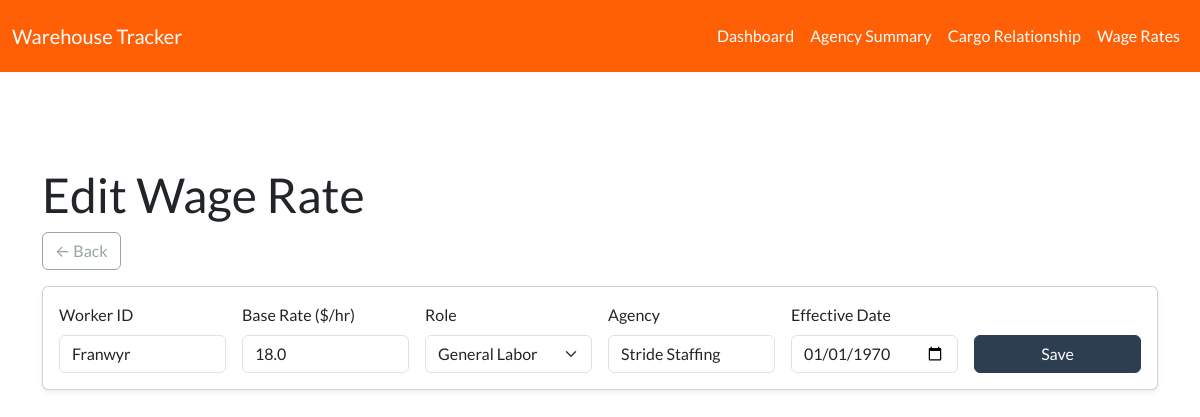
The app's page /wage_rates/edit/1?agency=&show_all=0, older data.
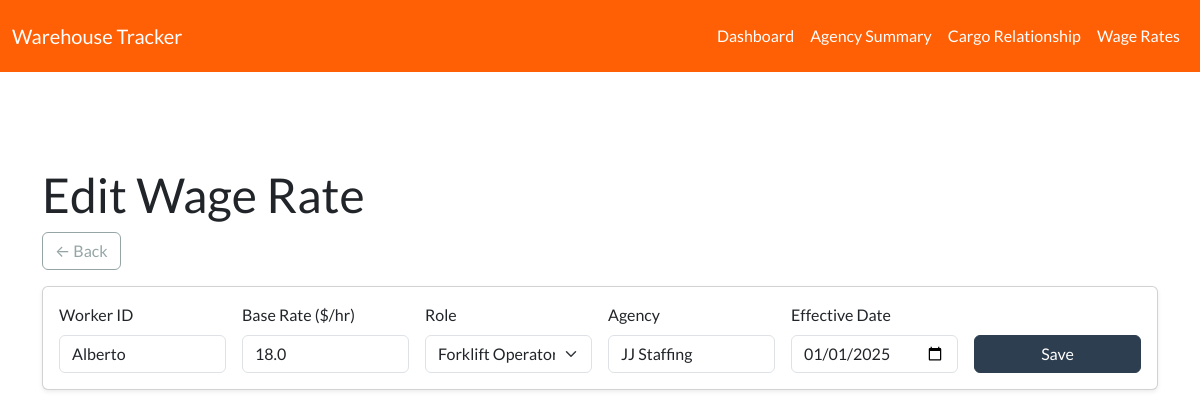
The same page, newer data.
### app/models.py (models this page shows, shortened)
class WageRate(db.Model):
    __tablename__ = 'wage_rate'
    id = db.Column(db.Integer, primary_key=True)
    worker_id = db.Column(db.String(64), nullable=False, index=True)
    base_rate = db.Column(db.Float, nullable=True)  # e.g., 16 or 18
    role = db.Column(db.String(64), nullable=True)   # e.g., 'general', 'forklift'
    agency = db.Column(db.String(128), nullable=True)
    markup = db.Column(db.Float, nullable=True)      # e.g., 0.25 for 25%
    effective_date = db.Column(db.Date, nullable=True)  # Now required

### app/routes/dashboard.py (the view, shortened to what this page needs)
@dashboard_bp.route('/wage_rates/edit/<int:wage_rate_id>', methods=['GET', 'POST'])
def edit_wage_rate(wage_rate_id):
    wage_rate = WageRate.query.get_or_404(wage_rate_id)
    show_all = request.args.get('show_all', '0')
    agency_filter = request.args.get('agency', '')
    return render_template('edit_wage_rate.html', wage_rate=wage_rate, agency=agency_filter, show_all=show_all)

### app/templates/edit_wage_rate.html (shortened to what this page needs)
{% extends "layout.html" %}
{% block content %}
<h1>Edit Wage Rate</h1>
<a class="btn btn-outline-secondary mb-3" href="{{ url_for('dashboard.wage_rates') }}">← Back</a>
<div class="card">
  <div class="card-body">
    <form method="post" class="row g-3 align-items-end">
      <div class="col-md-2">
        <label class="form-label">Worker ID</label>
        <input name="worker_id" class="form-control" value="{{ wage_rate.worker_id }}" required />
      </div>
      <div class="col-md-2">
        <label class="form-label">Base Rate ($/hr)</label>
        <input name="base_rate" type="number" step="0.01" class="form-control" value="{{ wage_rate.base_rate }}" required />
      </div>
      <div class="col-md-2">
        <label class="form-label">Role</label>
        <select name="role" class="form-select">
          <option value="general" {% if wage_rate.role == 'general' %}selected{% endif %}>General Labor</option>
          <option value="forklift" {% if wage_rate.role == 'forklift' %}selected{% endif %}>Forklift Operator</option>
        </select>
      </div>
      <div class="col-md-2">
        <label class="form-label">Agency</label>
        <input name="agency" class="form-control" value="{{ wage_rate.agency or '' }}" />
      </div>
      <div class="col-md-2">
        <label class="form-label">Effective Date</label>
        <input name="effective_date" type="date" class="form-control" value="{{ wage_rate.effective_date }}" required />
      </div>
      <div class="col-md-2 d-flex align-items-end">
        <button class="btn btn-primary w-100">Save</button>
      </div>
    </form>
  </div>
</div>
{% endblock %}

### app/templates/layout.html (shortened to what this page needs)
<!DOCTYPE html>
<html lang="en">
<head>
  <link
    rel="stylesheet"
    href="https://cdn.jsdelivr.net/npm/bootswatch@5.3.0/dist/flatly/bootstrap.min.css"
  >
  <link
    rel="stylesheet"
    href="{{ url_for('static', filename='css/custom.css') }}"
  >
  <link href="https://cdn.jsdelivr.net/npm/bootstrap-icons@1.11.1/font/bootstrap-icons.css" rel="stylesheet">
</head>
<body>
  <nav class="navbar navbar-expand-lg" style="background-color: #FF5F05;">
    <div class="container-fluid">
      <a class="navbar-brand text-white" href="{{ url_for('dashboard.dashboard') }}">
        Warehouse Tracker
      </a>
      <div class="collapse navbar-collapse" id="navbarNav">
        <ul class="navbar-nav ms-auto">
          <li class="nav-item">
            <a class="nav-link text-white" href="{{ url_for('dashboard.dashboard') }}">Dashboard</a>
          </li>
          <li class="nav-item">
            <a class="nav-link text-white" href="{{ url_for('agency_summary.agency_summary') }}">
              Agency Summary
            </a>
          </li>
          <li class="nav-item">
            <a class="nav-link text-white" href="{{ url_for('cargo.cargo_relationship') }}">Cargo Relationship</a>
          </li>
          <li class="nav-item">
            <a class="nav-link text-white" href="{{ url_for('dashboard.wage_rates') }}">Wage Rates</a>
          </li>
        </ul>
      </div>
    </div>
  </nav>
  <div style="padding-top:70px"></div>
  <div class="container py-4">
    {% block content %}{% endblock %}
  </div>
</body>
</html>

### app/static/css/custom.css (style rules this page uses)
.card { margin-bottom: 1.5rem; box-shadow: 0 0.125rem 0.25rem rgba(0, 0, 0, 0.075); }

Row changes from the older to the newer data that the page shows:
changed WageRate: worker_id "Franwyr" → "Alberto"; role "General Labor" → "Forklift Operator"; agency "Stride Staffing" → "JJ Staffing"; effective_date "01/01/1970" → "01/01/2025"
